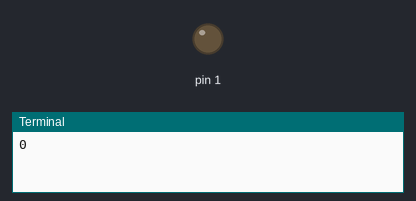
A program run on a simulated Raspberry Pi (wiringPi pin numbers). On the bench: output pins drawn as LEDs (lit = HIGH), the last lines printed to the terminal. Pin numbers are wiringPi numbers. At 20.0 s the program stops and its outputs stay as they are.

Above: at 1.0 s.
At 3.0 s:
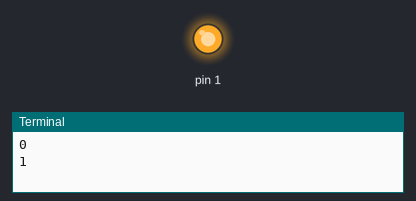
Timing chart, 0 to 5.2 s (numbered marks = the images above):
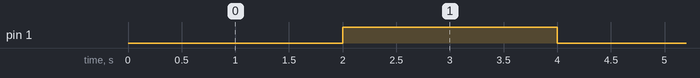

Measured:
- by itself, pin 1: alternates HIGH for 2.0 s and LOW for 2.0 s, 9 changes in all, then stays HIGH

The program:

write_to_relay.py
```python
# coding=utf-8
import sys

import wiringpi as gpio
import smart_config


def set_value(gpio_pin: int, value: int):
    gpio_pin = smart_config.phy2wpi[gpio_pin]
    gpio.wiringPiSetup()  # 初始化wiringpi库
    gpio.pinMode(gpio_pin, 1)  # 设置针脚为输出状态
    gpio.digitalWrite(gpio_pin, value)  # 输出电平0,1


def blink(gpio_pin: int, delay: int):
    for i in range(10):
        print(i)
        set_value(gpio_pin, i % 2)
        gpio.delay(delay)


def main(gpio_pin=12):
    if len(sys.argv) > 1:
        gpio_pin = int(sys.argv[1])
    blink(gpio_pin, 2000)


if __name__ == '__main__':
    main()
```

smart_config.py
```python
# debug = False


class Temperature:
    """
    主要用来校验人体状态
    """
    up_threshold = 27
    down_threshold = 27


class Humidity:
    """
    主要用来判断人体状态
    """
    up_threshold = 60
    down_threshold = 55


class HeartRate:
    """
    主要用来判断人体状态
    """
    up_threshold = 60
    down_threshold = 50


class Status:
    """
    主要用来描述人体状态和继电器状态
    """
    COLD = 1
    HOT = 2
    SPORT = 3
    UNKNOWN = 4
    OPEN = 65
    CLOSE = 66


# class DHT11:
#     wait_micros_second = 10000
#     end_micros_second = 500


# coding:utf-8


TIMEINTERVAL = 3

class MyConst:
    class ConstError(TypeError):
        pass

    def __setattr__(self, name, value):
        if name in self.__dict__:
            raise self.ConstError("can't change const %s" % name)
        if not name.isupper():
            raise self.ConstError('const name "%s" is not all uppercase' % name)
        self.__dict__[name] = value


const = MyConst()
const.PI = 3.14


phy2wpi = {
    3: 8,
    5: 9,
    7: 7,
    11: 0,
    13: 2,
    15: 3,
    19: 12,
    21: 13,
    23: 14,
    27: 30,
    29: 21,
    31: 22,
    33: 23,
    35: 24,
    37: 25,
    8: 15,
    10: 16,
    12: 1,
    16: 4,
    18: 5,
    22: 6,
    24: 10,
    26: 11,
    28: 31,
    32: 26,
    36: 27,
    38: 28,
    40: 29
}
```
